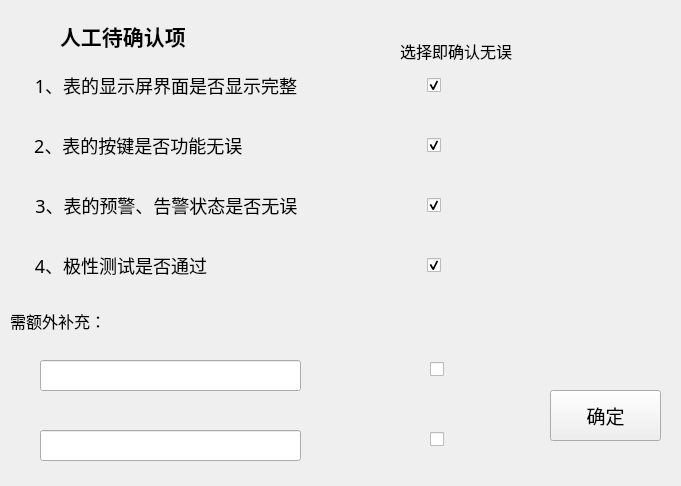
<?xml version="1.0" encoding="UTF-8"?>
<ui version="4.0">
 <class>Face_judg</class>
 <widget class="QWidget" name="Face_judg">
  <property name="geometry">
   <rect>
    <x>0</x>
    <y>0</y>
    <width>681</width>
    <height>486</height>
   </rect>
  </property>
  <property name="windowTitle">
   <string>Form</string>
  </property>
  <widget class="QCheckBox" name="lcdBox">
   <property name="geometry">
    <rect>
     <x>30</x>
     <y>70</y>
     <width>411</width>
     <height>31</height>
    </rect>
   </property>
   <property name="font">
    <font>
     <family>微软雅黑</family>
     <pointsize>-1</pointsize>
     <italic>false</italic>
     <bold>false</bold>
    </font>
   </property>
   <property name="layoutDirection">
    <enum>Qt::RightToLeft</enum>
   </property>
   <property name="styleSheet">
    <string notr="true">QCheckBox{spacing: 130px;font: 18px;}</string>
   </property>
   <property name="text">
    <string notr="true">1、表的显示屏界面是否显示完整</string>
   </property>
   <property name="checked">
    <bool>true</bool>
   </property>
   <property name="autoRepeat">
    <bool>false</bool>
   </property>
   <property name="autoExclusive">
    <bool>true</bool>
   </property>
   <property name="autoRepeatInterval">
    <number>100</number>
   </property>
   <property name="tristate">
    <bool>false</bool>
   </property>
  </widget>
  <widget class="QPushButton" name="sureButton">
   <property name="geometry">
    <rect>
     <x>550</x>
     <y>390</y>
     <width>111</width>
     <height>51</height>
    </rect>
   </property>
   <property name="font">
    <font>
     <family>微软雅黑</family>
     <pointsize>14</pointsize>
    </font>
   </property>
   <property name="text">
    <string>确定</string>
   </property>
  </widget>
  <widget class="QLineEdit" name="supEdit1">
   <property name="geometry">
    <rect>
     <x>40</x>
     <y>360</y>
     <width>261</width>
     <height>31</height>
    </rect>
   </property>
  </widget>
  <widget class="QLabel" name="label">
   <property name="geometry">
    <rect>
     <x>60</x>
     <y>10</y>
     <width>161</width>
     <height>51</height>
    </rect>
   </property>
   <property name="font">
    <font>
     <family>微软雅黑</family>
     <pointsize>16</pointsize>
     <bold>true</bold>
    </font>
   </property>
   <property name="text">
    <string>人工待确认项</string>
   </property>
  </widget>
  <widget class="QLineEdit" name="supEdit2">
   <property name="geometry">
    <rect>
     <x>40</x>
     <y>430</y>
     <width>261</width>
     <height>31</height>
    </rect>
   </property>
  </widget>
  <widget class="QCheckBox" name="alarmBox">
   <property name="geometry">
    <rect>
     <x>30</x>
     <y>190</y>
     <width>411</width>
     <height>31</height>
    </rect>
   </property>
   <property name="font">
    <font>
     <family>微软雅黑</family>
     <pointsize>-1</pointsize>
     <italic>false</italic>
     <bold>false</bold>
    </font>
   </property>
   <property name="layoutDirection">
    <enum>Qt::RightToLeft</enum>
   </property>
   <property name="autoFillBackground">
    <bool>false</bool>
   </property>
   <property name="styleSheet">
    <string notr="true">QCheckBox{spacing: 125px;font: 18px;}</string>
   </property>
   <property name="text">
    <string>3、表的预警、告警状态是否无误 </string>
   </property>
   <property name="checked">
    <bool>true</bool>
   </property>
  </widget>
  <widget class="QCheckBox" name="supBox2">
   <property name="geometry">
    <rect>
     <x>430</x>
     <y>430</y>
     <width>31</width>
     <height>19</height>
    </rect>
   </property>
   <property name="text">
    <string/>
   </property>
  </widget>
  <widget class="QLabel" name="label_3">
   <property name="geometry">
    <rect>
     <x>10</x>
     <y>310</y>
     <width>91</width>
     <height>21</height>
    </rect>
   </property>
   <property name="font">
    <font>
     <family>微软雅黑</family>
     <pointsize>12</pointsize>
    </font>
   </property>
   <property name="text">
    <string>需额外补充：</string>
   </property>
  </widget>
  <widget class="QLabel" name="label_2">
   <property name="geometry">
    <rect>
     <x>400</x>
     <y>40</y>
     <width>121</width>
     <height>21</height>
    </rect>
   </property>
   <property name="font">
    <font>
     <family>微软雅黑</family>
     <pointsize>12</pointsize>
    </font>
   </property>
   <property name="text">
    <string>选择即确认无误</string>
   </property>
  </widget>
  <widget class="QCheckBox" name="keyBox">
   <property name="geometry">
    <rect>
     <x>30</x>
     <y>130</y>
     <width>411</width>
     <height>31</height>
    </rect>
   </property>
   <property name="font">
    <font>
     <family>微软雅黑</family>
     <pointsize>-1</pointsize>
     <italic>false</italic>
     <bold>false</bold>
    </font>
   </property>
   <property name="layoutDirection">
    <enum>Qt::RightToLeft</enum>
   </property>
   <property name="styleSheet">
    <string notr="true">QCheckBox{spacing: 180px;font: 18px;}</string>
   </property>
   <property name="text">
    <string notr="true">2、表的按键是否功能无误 </string>
   </property>
   <property name="checked">
    <bool>true</bool>
   </property>
  </widget>
  <widget class="QCheckBox" name="testBox">
   <property name="geometry">
    <rect>
     <x>30</x>
     <y>250</y>
     <width>411</width>
     <height>31</height>
    </rect>
   </property>
   <property name="font">
    <font>
     <family>微软雅黑</family>
     <pointsize>-1</pointsize>
     <italic>false</italic>
     <bold>false</bold>
    </font>
   </property>
   <property name="layoutDirection">
    <enum>Qt::RightToLeft</enum>
   </property>
   <property name="styleSheet">
    <string notr="true">QCheckBox{spacing: 220px;font: 18px;}</string>
   </property>
   <property name="text">
    <string>4、极性测试是否通过</string>
   </property>
   <property name="checked">
    <bool>true</bool>
   </property>
  </widget>
  <widget class="QCheckBox" name="supBox1">
   <property name="geometry">
    <rect>
     <x>430</x>
     <y>360</y>
     <width>31</width>
     <height>19</height>
    </rect>
   </property>
   <property name="text">
    <string/>
   </property>
  </widget>
 </widget>
 <resources/>
 <connections/>
</ui>
